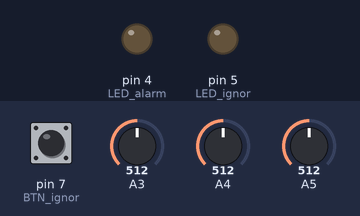
The sketch below on a simulated Arduino Uno, built with avr-gcc and run on an emulated ATmega328P. On the bench: output pins drawn as LEDs (lit = HIGH). Inputs (shaded band) come from the test bench; at power-on: pin 7 (BTN_ignor) LOW, A3 = 512, A4 = 512, A5 = 512. EEPROM starts erased; the modem accepts every AT command (registered, SIM ready, sends succeed) and sends nothing else; what the sketch prints to the serial monitor is not drawn.

Above: at 20.8 s.
20.9 s: pin 7 (BTN_ignor) pulled HIGH for 0.15 s
At 21.9 s:
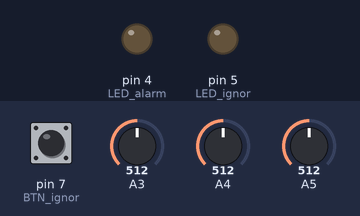
24.0 s: pin 7 (BTN_ignor) pulled HIGH for 1 s
At 25.4 s:
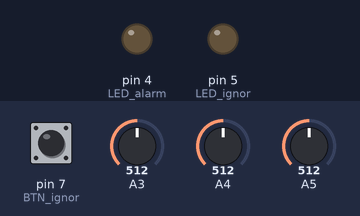
28.0 s: pin 7 (BTN_ignor) pulled HIGH for 3.2 s
At 34.8 s:
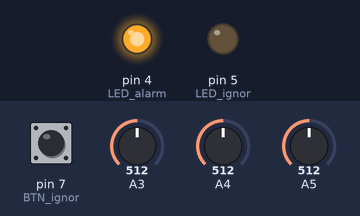
Timing chart, 0 to 36.3 s (numbered marks = the images above; inputs shaded):
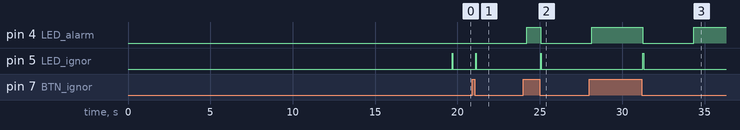

The sketch:

sketch_sep27b.ino
```cpp
#include "TSensor.h"
#include "TRom.h"
#include "TTask.h"
#include "CGsmDevice.h"
#include "CUser.h"

#define SERIAL_BAUD_RATE        9600
#define LOOP_DELAY              1u      // ms
#define SENSOR_DELAY            32uL    // ms => should be LOOP_DELAY * 2^n
#define IGNOR_CHECK_DELAY       8uL     // ms => should be LOOP_DELAY * 2^n
#define GSM_MODULE_DELAY        32uL    // ms => should be LOOP_DELAY * 2^n
#define BTN_THRESHOLD           3
#define NO_SENSOR               0uL
#define STORE_EVENT(_A, _B)     TRom::storeEvent(_A, _B, ((CTaskManager::getLoopCounter() * LOOP_DELAY) / 1000uL));

//// Functions
void handleIgnoreMode(void);
void handleInOut(void);
void collectInData(void);
void handleGsmModule();
void checkIgnoreMode(bool bButton, bool bOn);
void checkDoorsState();


// GSM items
void cbkIncomCall(const char* number);
void cbkIncomSms(const char* number, const char* text);
void cbkEcho(const char* text);
void cbkSetIgnor(const char* text);
void cbkAddUser(const char* text);
void cbkBlockUser(const char* text);
void cbkUnblockUser(const char* text);
unsigned long int AdminPhone = 0uL;
const char *EnterNormMode = "Enter normal mode";
typedef void (*tCommandFunc)(const char* text);
struct tCommand
{
  const char* name;
  tCommandFunc func;
  tCommand(const char* n, tCommandFunc f) : name(n), func(f) {};
};
const tCommand smsCommand[] = {
                                tCommand("echo", cbkEcho),
                                tCommand("setIgnor", cbkSetIgnor),
                                tCommand("addUser", cbkAddUser),
                                tCommand("blockUser", cbkBlockUser),
                                tCommand("unblockUser", cbkUnblockUser)
                              };

///// Variables
CGsmDevice  gsmDevice(cbkIncomCall, cbkIncomSms, GSM_MODULE_DELAY);
CUser   gUser;
int LED_alarm = 4;  // DGT
int LED_ignor = 5;  // DGT
int BTN_ignor = 7;  // DGT
int GRK_door_1 = 8; // DGT
int GRK_door_2 = 9; // DGT
byte Global_state = eNo_Alarm;


//// Init function
void setup()
{
  pinMode (LED_alarm, OUTPUT);
  pinMode (LED_ignor, OUTPUT);
  pinMode (BTN_ignor, INPUT);
  pinMode (GRK_door_1, INPUT);
  pinMode (GRK_door_2, INPUT);

  // Setup communication
  Serial.begin( SERIAL_BAUD_RATE );
  gsmDevice.init();

  // Setup stored data
  TRom::getStoredParams();
  TRom::printEventMem();
  tSensor::SAMPLE_THRESHOLD = 80; //((4 * (int)TRom::DEBOUNCE_TIME) / (5 * (int)SENSOR_DELAY)); // sould be > 80%
  tSensor::ALARM_THRESHOLD = TRom::ALARM_THRESHOLD;
  gUser.init();
  AdminPhone = gUser.getAdmin();

  // Init tasks
  CTaskManager::addTask( collectInData, 1uL, 0uL );
  CTaskManager::addTask( handleIgnoreMode, IGNOR_CHECK_DELAY - 1uL, 3uL );
  CTaskManager::addTask( handleInOut, SENSOR_DELAY - 1uL, 1uL );
  CTaskManager::addTask( handleGsmModule, GSM_MODULE_DELAY - 1uL, 9uL );
  //CTaskManager::addTask( checkDoorsState, (1uL << 12) - 1uL, 43L );

  // Notify about rebooting
  gsmDevice.sendSMS(AdminPhone, "Enter normal mode after rebooting");
}

//// Main function
void loop()
{
  CTaskManager::run();
  delay(LOOP_DELAY); // or delayMicroseconds(us), but us should be < 16383
}

/////////////////// Task handlers ////////////////
void collectInData(void)
{
   if (eIgnor_Mode == Global_state) return;
   CSoundSensor::collect();
}

void handleInOut(void)
{
   if (eIgnor_Mode == Global_state) return;
   CSoundSensor::handleInput();
   updateOutputs();
}

void handleGsmModule()
{
   gsmDevice.update();
}

void handleIgnoreMode(void)
{
   checkIgnoreMode(true, false);
}

void checkDoorsState()
{
  static int last_state[2] = {LOW, LOW};
  int state[2] = {digitalRead(GRK_door_1), digitalRead(GRK_door_2)};

  if (last_state[0] != state[0])
  {
    if (LOW == state[0])  gsmDevice.sendSMS(AdminPhone, "Door_1 is closed");
    else gsmDevice.sendSMS(AdminPhone, "Door_1 is opened");
  }

  if (last_state[1] != state[1])
  {
    if (LOW == state[1])  gsmDevice.sendSMS(AdminPhone, "Door_2 is closed");
    else gsmDevice.sendSMS(AdminPhone, "Door_2 is opened");
  }

  last_state[0] = state[0];
  last_state[1] = state[1];
}

/////////////////// Other functions ////////////////
void updateOutputs()
{
  static unsigned long int last_section_mask = 0uL;
  unsigned long int section_mask = CSoundSensor::getAlarmMask();

  if ((eNo_Alarm == Global_state) && (0uL != section_mask))
  {// Keep LED on until silent happens
     Global_state = eAlarm_Detected;
     digitalWrite(LED_alarm, HIGH);
     enterAlarmMode(section_mask);
  }
  else if ((eAlarm_Detected == Global_state) && (0uL == section_mask))
  {// No noise is detected by any sensor => LED off
     Global_state = eNo_Alarm;
     digitalWrite(LED_alarm, LOW);
     STORE_EVENT(eNo_Alarm, NO_SENSOR)
     gsmDevice.sendSMS(AdminPhone, EnterNormMode);
  }
  else if ((eAlarm_Detected == Global_state) && (section_mask > last_section_mask))
  {// Alarm was detected on new sections
      enterAlarmMode(section_mask);
  }
  last_section_mask = section_mask;
}

void enterAlarmMode(unsigned long int section_mask)
{
  STORE_EVENT(eAlarm_Detected, section_mask)
  char sms[64] = {0};
  sprintf(sms, "Alarm: section ");
  int len = strlen(sms);
  for (byte i = 0u; i < CSoundSensor::getSensorCounter(); ++i)
  {
     if (section_mask & (1uL << i))
     {
        sprintf(&sms[len], "%d ", i + 1);
        len = strlen(sms);
     }
  }
  gsmDevice.sendSMS(AdminPhone, sms);
}

void checkIgnoreMode(bool bButton, bool bOn)
{
    static long int ignore_entered = 0;
    static int btn_state = 0;
    bool btn_pressed = false;

    if (true == bButton)
    {// Handle HW button state
      int now = digitalRead(BTN_ignor);
      int prev = btn_state;
      if ((LOW == now) && (btn_state != BTN_THRESHOLD)) ++btn_state;
      else if ((HIGH == now) && (btn_state != -BTN_THRESHOLD)) --btn_state;
      btn_pressed = (BTN_THRESHOLD == btn_state) && (BTN_THRESHOLD != prev);
    }
    else
    { // Handle SMS command
      if ((true == bOn) && (eIgnor_Mode != Global_state)) btn_pressed = true;
      else if ((false == bOn) && (eIgnor_Mode == Global_state)) btn_pressed = true;
      btn_state = 0;
    }

    // Handle ignore timeout
    if (eIgnor_Mode == Global_state) ignore_entered -= IGNOR_CHECK_DELAY;

    // Change mode
    if ((eIgnor_Mode == Global_state) && ((true == btn_pressed) || (0 > ignore_entered)))
    {// enter monitor/normal mode
        Global_state = eNo_Alarm;
        digitalWrite(LED_ignor, LOW);
        digitalWrite(LED_alarm, LOW);
        ignore_entered = 0;
        STORE_EVENT(eNo_Alarm, NO_SENSOR)
        gsmDevice.sendSMS(AdminPhone, EnterNormMode);
    }
    else if ((true == btn_pressed) && (eIgnor_Mode != Global_state))
    { // enter ignore mode
        Global_state = eIgnor_Mode;
        digitalWrite(LED_ignor, HIGH);
        digitalWrite(LED_alarm, LOW);
        CSoundSensor::reset();
        ignore_entered = (TRom::IGNORE_MODE_TIME / LOOP_DELAY);
        STORE_EVENT(eIgnor_Mode, NO_SENSOR)
        gsmDevice.sendSMS(AdminPhone, "Enter ignor mode");
    }
}

/////////////////// GSM related functions ////////////////
void cbkIncomCall(const char* number)
{
    Serial.print("Incomming call from ");
    Serial.println(number);
}

void cbkIncomSms(const char* number, const char* text)
{
    Serial.print("Incomming SMS ");
    Serial.println(number);
    Serial.println(text);
    do
    {
        // number: "380xxxxxxxxx"
        if (gUser.getAdmin() != static_cast<tPhone>(atol(&number[3])))   break;

        byte idx = 0u;
        for (; idx < sizeof(smsCommand)/sizeof(smsCommand[0]); ++idx)
        {
            if (0 == strncmp(text, smsCommand[idx].name, strlen(smsCommand[idx].name)))   break;
        }
        if (sizeof(smsCommand)/sizeof(smsCommand[0]) == idx)  break;

        // text: "command param1 param2"
        smsCommand[idx].func(&text[strlen(smsCommand[idx].name) + 1]);
    }
    while(0);
}

void cbkEcho(const char* text)
{
  Serial.println("echo");
  gsmDevice.sendSMS(gUser.getAdmin(), text);
}

void cbkSetIgnor(const char* text)
{
  Serial.println("setIgnor");
  if ('0' == text[0])  checkIgnoreMode(false, false);
  else if ('1' == text[0]) checkIgnoreMode(false, true);
}

void cbkAddUser(const char* text)
{
  Serial.println("addUser");
  gUser.updateUser(atol(text));
}

void cbkBlockUser(const char* text)
{
  Serial.println("blockUser");
  gUser.updateUser(atol(text), STATE_BLOCKED);
}

void cbkUnblockUser(const char* text)
{
  Serial.println("unblockUser");
  gUser.updateUser(atol(text));
}
```

CGsmDevice.h
```cpp
#ifndef C_GSM_DEVICE_H_
#define C_GSM_DEVICE_H_

#include <SoftwareSerial.h>
#include "CMarkerGsm.h"

#define 	RX_PIN				2
#define		TX_PIN				3
#define		BAUD_RATE			9600	// ~1200 chars / sec
#define 	SMS_SEND_TIMEOUT	30000L	// ms
#define 	SMS_TIMEOUT_IDLE	0L


typedef void (*tCbkIncomCall) (const char* number);
typedef void (*tCbkIncomSms) (const char* number, const char* text);

// Declaration part
class CGsmDevice
{
public:
	CGsmDevice(tCbkIncomCall cbkCall, tCbkIncomSms cbkSm, unsigned long int task_delay);
	void init();
	void update(); // should be calling every 30-40 ms
	void initVoiceCall(unsigned long int number);					//	outgoing call
	void stopVoiceCall();											//	This can be run in 15s-20s after initVoiceCall()
	void sendSMS(unsigned long int number, const char* text);		//	outgoing SMS
	void sendSMS(const char* number, const char* text);				//	outgoing SMS   ? Can be deleted ?
	void getStrNumber(unsigned long int number, char *str);

private:
	enum eMarker {eIncomCall = 0, eNewSmsNotify, eNewSmsRead, eMarkerSize};
	struct tSmsData
	{
		char phone[14]{0};
		char text[65]{0};

		void set(const char* number, const char* t)
		{
			memset(phone, 0, sizeof(phone));
			memset(text, 0, sizeof(text));
			strcpy(phone, number);
			int len = (strlen(t) < sizeof(text) ? strlen(t) : sizeof(text) - 1);
			strncpy(text, t, len);
		}
	};

	static SoftwareSerial gsmSerial;
	static const char Last_Stored_SMS;
	static const char* Phone_Prefix;
	CMarkerGsm Markers[eMarkerSize];
	tCbkIncomCall	mCbkIncomCall;
	tCbkIncomSms	mCbkIncomSms;
	const long int mTaskDelay;
	long int	mSmsSendTimer{SMS_TIMEOUT_IDLE};	// we should wait before sending next SMS
	tSmsData*	mPtrPostSms{NULL}; 					// postponed SMS

	static void getNewSms();
	static void readSms(char c);
	static void deleteAllSms(char c);
	void pushSms(const char *number, const char* text);
};

// Implementation part
SoftwareSerial CGsmDevice::gsmSerial(RX_PIN, TX_PIN);
const char  CGsmDevice::Last_Stored_SMS = '5';
const char* CGsmDevice::Phone_Prefix = "380";


CGsmDevice::CGsmDevice(tCbkIncomCall cbkCall, tCbkIncomSms cbkSms,  unsigned long int task_delay)
	:	Markers({CMarkerGsm("+CLIP: ", "\"+", '"',  false), // eIncomCall
				 CMarkerGsm("+CMTI: ", "\",", '\n', false), // eNewSmsNotify
				 CMarkerGsm("+CMGR: ", "\"+", '"',  true)}) // eNewSmsRead
	, 	mCbkIncomCall(cbkCall)
	,	mCbkIncomSms(cbkSms)
	, 	mTaskDelay((long int)task_delay)
{
}

void CGsmDevice::init()
{
  gsmSerial.begin(BAUD_RATE);
  delay(8000);
  gsmSerial.println("AT");
  // The calling line identity (CLI) when receiving a call
  gsmSerial.println("AT+CLIP=1"); // +CLIP: "+380981070259",145, ...  (145 - International number type)
  // SMS system into text mode
  gsmSerial.println("AT+CMGF=1");
  // Perform a Net Survey to Show All the Cells’ Information
  //gsmSerial.println("AT+CNETSCAN");
}

void CGsmDevice::update()
{
	// Read GSM output data
	char ch;
    while(gsmSerial.available() > 0)
    {
        ch = gsmSerial.read();
        for (byte i = 0u; i < CGsmDevice::eMarkerSize; ++i)
        {
            Markers[i].check(ch);
        }
    }

	// Handle GSM output data
    for (byte i = 0u; i < CGsmDevice::eMarkerSize; ++i)
    {
        if (true == Markers[i].isReady())
        {
			switch(i)
			{
				case CGsmDevice::eIncomCall:
					mCbkIncomCall(CMarkerGsm::Buf);
					break;

				case CGsmDevice::eNewSmsNotify:
					getNewSms();
					break;

				case CGsmDevice::eNewSmsRead:
					mCbkIncomSms(CMarkerGsm::Buf, CMarkerGsm::Buf2);
					break;
			}
            Markers[i].reset();
			break;
        }
    }

	// Handle SMS timer and postponed SMS
	if (mSmsSendTimer > 0L)	mSmsSendTimer -= mTaskDelay;
	else if (mSmsSendTimer < 0L)
	{
		mSmsSendTimer = SMS_TIMEOUT_IDLE;
		if (NULL != mPtrPostSms) pushSms(mPtrPostSms->phone, mPtrPostSms->text);
	}
}

void CGsmDevice::sendSMS(const char* number, const char* text)
{
	pushSms(number, text);
}

void CGsmDevice::sendSMS(unsigned long int number, const char* text)
{
	char num_str[15]{0};
	getStrNumber(number, num_str);
	pushSms(num_str, text);
}

void CGsmDevice::pushSms(const char *number, const char* text)
{
	if (SMS_TIMEOUT_IDLE == mSmsSendTimer)
	{ // Send SMS now
		char cmd[32]{0};
		gsmSerial.println("AT+CSCS=\"GSM\"");
		sprintf(cmd, "AT+CMGS=\"+%s\"\n", number);
		gsmSerial.println(cmd);
		gsmSerial.print(text);
		gsmSerial.write("\x1A"); // <Ctrl+Z>
		mSmsSendTimer = SMS_SEND_TIMEOUT;
		if (NULL != mPtrPostSms)
		{
			delete mPtrPostSms;
			mPtrPostSms = NULL;
		}
	}
	else
	{// Postpone sending
		if (NULL == mPtrPostSms)  mPtrPostSms = new tSmsData();
		if (NULL != mPtrPostSms)  mPtrPostSms->set(number, text);
	}
}

void CGsmDevice::initVoiceCall(unsigned long int number)
{
    char cmd[32]{0};
	char num_str[15]{0};
	getStrNumber(number, num_str);
    sprintf(cmd, "ATD+%s;", num_str);
    gsmSerial.println(cmd);
}

void CGsmDevice::stopVoiceCall()
{
    gsmSerial.println("ATH");
}

void CGsmDevice::getStrNumber(unsigned long int number, char *str)
{
	sprintf(str, "%s%lu", Phone_Prefix, number);
}

void  CGsmDevice::getNewSms()
{// Read the new SMS & delete old ones
    char n = CMarkerGsm::Buf[0];
    readSms(n);
    if (Last_Stored_SMS == n)  deleteAllSms(n);
}

void CGsmDevice::readSms(char c)
{ // Like AT+CMGR=9
    char bf[12]{0};
    sprintf(bf, "AT+CMGR=%c", c);
    gsmSerial.println(bf);
}

void CGsmDevice::deleteAllSms(char c)
{// AT+CMGD=1
    char bf[12]{0};
    for (byte i = 0; i < 9; ++i)
    {
		const char ch = (char)('1' + i);
        memset(bf, 0, sizeof(bf));
        sprintf(bf, "AT+CMGD=%c", ch);
        gsmSerial.println(bf);
        if (c == ch) break;
    }
}

#endif
```

CMarkerGsm.h
```cpp
#ifndef CMARKER_GSM_H_
#define CMARKER_GSM_H_

#define   BUFF_SZ             32u
#define   SKIP_CHAR           0xFFu

// Declaration part
class CMarkerGsm
{
public:
   static char Buf[BUFF_SZ];
   static char Buf2[BUFF_SZ];

   CMarkerGsm(const char* m, const char* b, const char e, bool rl) :
        marker(m), mrk_len(strlen(marker)), match(0u),
		state(eNOT_DETECTED), beg(b), end(e), bReadLine(rl)  {};
   void check(const char ch);
   void reset();
   bool isReady() const;

private:
   enum eState {eNOT_DETECTED = 0, eDETECTED, eDATA_COLLECTING, eDATA_COLLECTING_LINE, eREADY};

   const char* marker;
   const byte mrk_len;
   byte  match;
   eState state;
   const char* beg;
   const char  end;
   bool  bReadLine;
};


// Implementation part
char CMarkerGsm::Buf[BUFF_SZ] = {0};
char CMarkerGsm::Buf2[BUFF_SZ] = {0};


void CMarkerGsm::check(const char ch)
{
    switch(state)
    {
        case eNOT_DETECTED: // Try to detect the marker in a byte stream
          if (ch == marker[match]) ++match;
          else match = 0u;
          if (mrk_len == match)
          {
              state = eDETECTED;
              match = 0u;
          }
          break;

        case eDETECTED: // The marker has been detected
          if (ch == beg[match]) ++match;
          else match = 0u;
          if (strlen(beg) == match)
          {
              state = eDATA_COLLECTING;
              match = 0u;
          }
          break;

        case eDATA_COLLECTING: // Collect the expected data (phone numder, SMS index)
          if ((end != ch) && (match < (BUFF_SZ - 1u)))  Buf[match++] = ch;
          else if (true == bReadLine)
          {
              state = eDATA_COLLECTING_LINE;
              match = SKIP_CHAR;
          }
          else state = eREADY;
          break;

       case eDATA_COLLECTING_LINE: // Optional: read SMS body
          if ('\n' == ch)
          {
              if (SKIP_CHAR == match) match = 0u;
              else state = eREADY;
          }
          else if(match < (BUFF_SZ - 1u))  Buf2[match++] = ch;
          break;

      case eREADY: // Do nothing
          break;
    }
}

void CMarkerGsm::reset()
{
    state = eNOT_DETECTED;
    memset(Buf, 0, BUFF_SZ);
    memset(Buf2, 0, BUFF_SZ);
    match = 0u;
}

bool CMarkerGsm::isReady() const
{
	return CMarkerGsm::eREADY == state;
}

#endif
```

TRomBase.h
```cpp
#ifndef C_ROM_BASE_H_
#define C_ROM_BASE_H_

#include <EEPROM.h>

// Declaration part
struct TRomBase
{
protected:
	static void readData(const unsigned int adr, const byte sz, void* data);
	static unsigned int writeData(const unsigned int adr, const byte sz, const void* data);
};


// Implementation part
void TRomBase::readData(const unsigned int adr, const byte sz, void* data)
{
  byte* ptr = (byte*)data;
  for (unsigned int i = adr; i < (adr + sz); ++i)
  {
      *ptr = EEPROM.read(i);
      ++ptr;
  }
}

unsigned int TRomBase::writeData(const unsigned int adr, const byte sz, const void* data)
{
	  const byte* ptr = (const byte*)data;
	  for (unsigned int i = adr; i < (adr + sz); ++i)
	  {
		  EEPROM.write(i, *ptr);
		  ++ptr;
	  }
	  return adr + sz;
}

#endif
```

Source omitted: CUser.h (2180 bytes), TRom.h (4031 bytes), TSensor.h (3017 bytes), TTask.h (1425 bytes)

Measured:
- after the input at 20.9 s, pin 4 (LED_alarm): stays LOW (without the input it goes to HIGH after 1.9 s); pin 5 (LED_ignor): LOW → HIGH after 0.20 s, → LOW 0.04 s later
- after the input at 24.0 s, pin 5 (LED_ignor): LOW → HIGH after 1.0 s, → LOW 0.04 s later
- after the input at 28.0 s, pin 5 (LED_ignor): LOW → HIGH after 3.3 s, → LOW 0.04 s later
